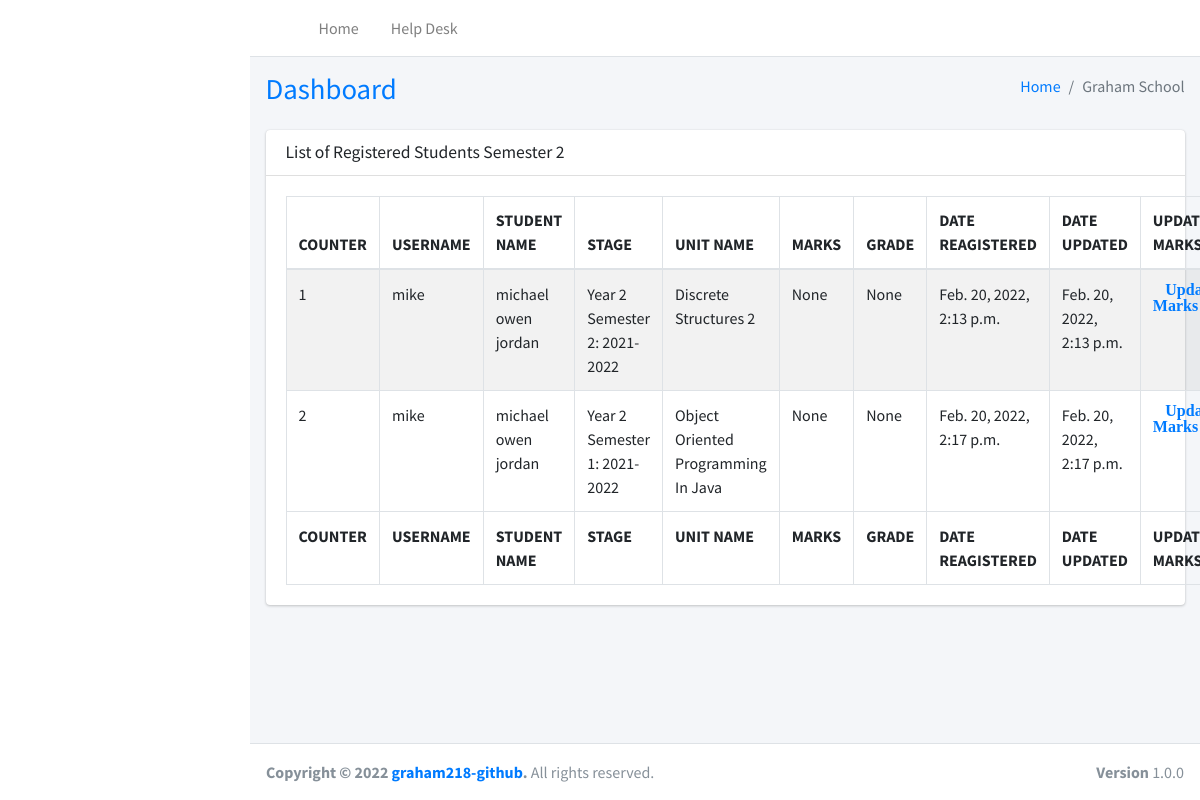
/school/list_registered_units2/, run on an earlier commit of the app's database.
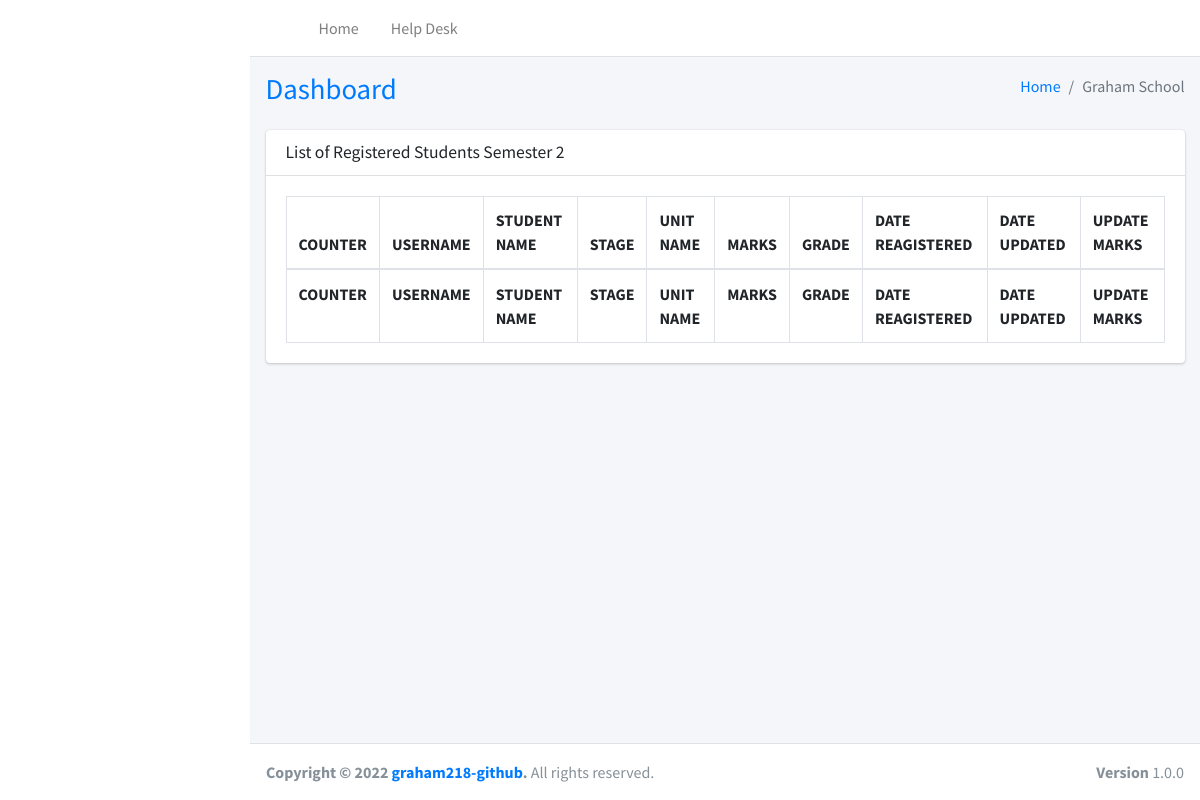
And on a later commit of the database.
### school/models.py (models this page shows, shortened)
class marks_yr2(models.Model):
    user = models.ForeignKey(User, max_length=255, on_delete=models.CASCADE, blank=True)
    full_name = models.CharField(max_length=255, blank=True, null=True)
    stage = models.ForeignKey(Stages, max_length=255, on_delete=models.CASCADE, blank=False)
    unit_or_subject_name = models.ForeignKey(Units, max_length=255, on_delete=models.CASCADE, blank=False)
    marks = models.CharField(max_length=255, blank=True, null=True)
    grade = models.CharField(max_length=255, blank=True, null=True)
    date_created = models.DateTimeField(
        null=True, blank=True, auto_now_add=True)
    date_updated = models.DateTimeField(null=True, blank=True, auto_now=True)

class Stages(models.Model):
    year = models.CharField(max_length=255, blank=True, null=True)
    def __str__(self):
        return self.year

class Units(models.Model):
    unit_name = models.CharField(max_length=255, blank=True, null=True)
    date_created = models.DateTimeField(
        null=True, blank=True, auto_now_add=True)
    date_updated = models.DateTimeField(null=True, blank=True, auto_now=True)
    def __str__(self):
        return self.unit_name

### custom_user/models.py (models this page shows)
class User(AbstractUser):
    first_name=models.CharField(max_length=255, blank=False, null=False, default="John")
    middle_name=models.CharField(max_length=255, blank=False, null=False, default="Doe")
    last_name=models.CharField(max_length=255, blank=False, null=False, default="Smith")
    profile_photo = models.ImageField(upload_to="profile_pics/", blank=True)
    is_admin = models.BooleanField(default=False)
    is_student = models.BooleanField(default=False)
    is_lecturer = models.BooleanField(default=False)
    is_supplier = models.BooleanField(default=False)
    is_non_staff = models.BooleanField(default=False)

### school/my_views.py (the view)
# urls.py: path('list_registered_units2/', my_views.list_registered_units2, name='list_registered_units2'),
def list_registered_units2(request):
    title = 'List of Registered Students Semester 2'
    queryset = marks_yr2.objects.all()
    context = {
        "title": title,
        "queryset": queryset,
    }
    return render(request, "units/list_registered_units/list_registered_units_yr2.html", context)

### school/templates/units/list_registered_units/list_registered_units_yr2.html (shortened to what this page needs)
{% extends 'index2.html' %}
{% load static %}
{% block content %}
<section class="content">
  <div class="container-fluid">
    <div class="row">
      <div class="col-12">
        <div class="card">
          <div class="card-header">
            <h3 class="card-title">{{title}}</h3>
          </div>
          <div class="card-body">
            <table id="faculty" class="table table-bordered table-striped">
              <thead>
                <tr>
                <tr>
                  <th> COUNTER </th>
                  <th> USERNAME </th>
                  <th> STUDENT NAME </th>
                  <th> STAGE </th>
                  <th> UNIT NAME </th>
                  <th> MARKS </th>
                  <th> GRADE </th>
                  <th> DATE REAGISTERED </th>
                  <th> DATE UPDATED </th>
                  <th>UPDATE MARKS</th>
                </tr>
              </thead>
              <tbody>
                {% for instance in queryset %}
                <tr>
                  <td>{{forloop.counter}}</td>
                  <td>{{instance.user}}</td>
                  <td>{{instance.full_name}}</td>
                  <td>{{instance.stage}}</td>
                  <td>{{instance.unit_or_subject_name}}</td>
                  <td>{{instance.marks}}</td>
                  <td>{{instance.grade}}</td>
                  <td>{{instance.date_created}}</td>
                  <td>{{instance.date_updated}}</td>
                  <td><a class="fa fa-edit" href="{% url 'school:insert_marks' instance.id%}">Update
                      Marks</a></td>
                </tr>
                {% endfor %}
              </tbody>
              <tfoot>
                <tr>
                  <th> COUNTER </th>
                  <th> USERNAME </th>
                  <th> STUDENT NAME </th>
                  <th> STAGE </th>
                  <th> UNIT NAME </th>
                  <th> MARKS </th>
                  <th> GRADE </th>
                  <th> DATE REAGISTERED </th>
                  <th> DATE UPDATED </th>
                  <th>UPDATE MARKS</th>
                </tr>
              </tfoot>
            </table>
          </div>
        </div>
      </div>
    </div>
  </div>
</section>
{% endblock content %}

What changed in the data, as far as the page shows it:
removed marks_yr2: user "mike", full_name "michael owen jordan", stage "Year 2 Semester 2: 2021-2022", unit_or_subject_name "Discrete Structures 2", marks "None", grade "None", date_created "Feb. 20, 2022, 2:13 p.m.", date_updated "Feb. 20, 2022, 2:13 p.m."
removed marks_yr2: user "mike", full_name "michael owen jordan", stage "Year 2 Semester 1: 2021-2022", unit_or_subject_name "Object Oriented Programming In Java", marks "None", grade "None", date_created "Feb. 20, 2022, 2:17 p.m.", date_updated "Feb. 20, 2022, 2:17 p.m."
